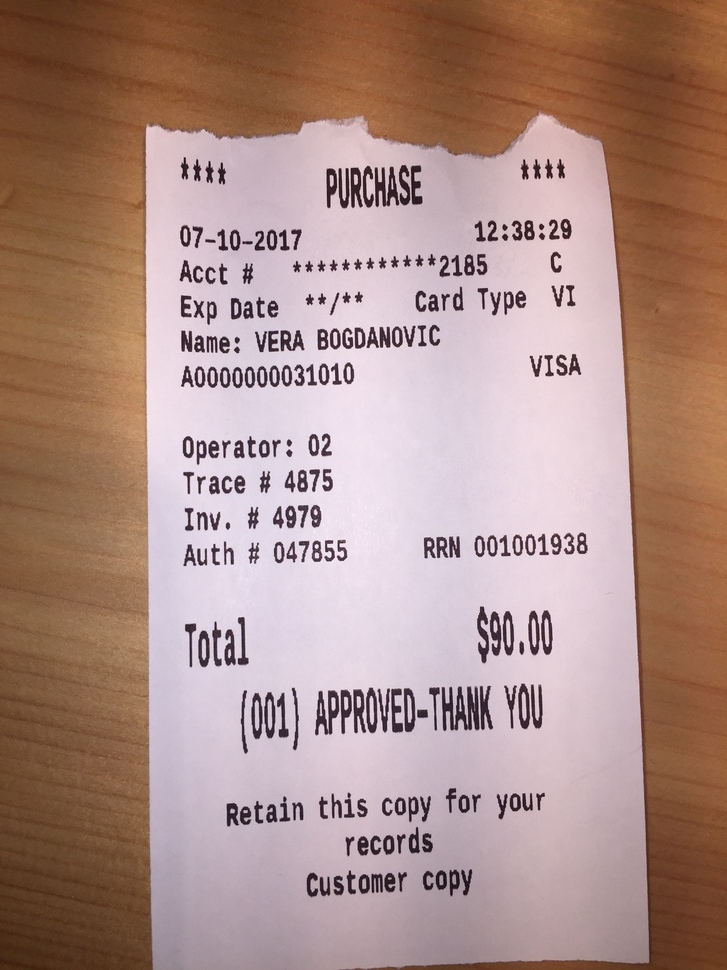
#> input picture images/receiptImg.JPG, 727 x 970 px, shrunk from 2448 x 3264 before the run
$ python textread.py
#> lines starting #> are read from the running program, lines starting #| are printed output that depends on the picture; after the words box and inside, x2 and y2 are one past the last pixel; in counts of white or black regions, pixels touching at a corner belong together
import cv2
import numpy as np
import pytesseract
from PIL import Image

imgPath = './images/receiptImg.JPG'

def imageTextToString(imgPath):
#> called with imgPath = './images/receiptImg.JPG'
    img = cv2.imread(imgPath, 0)
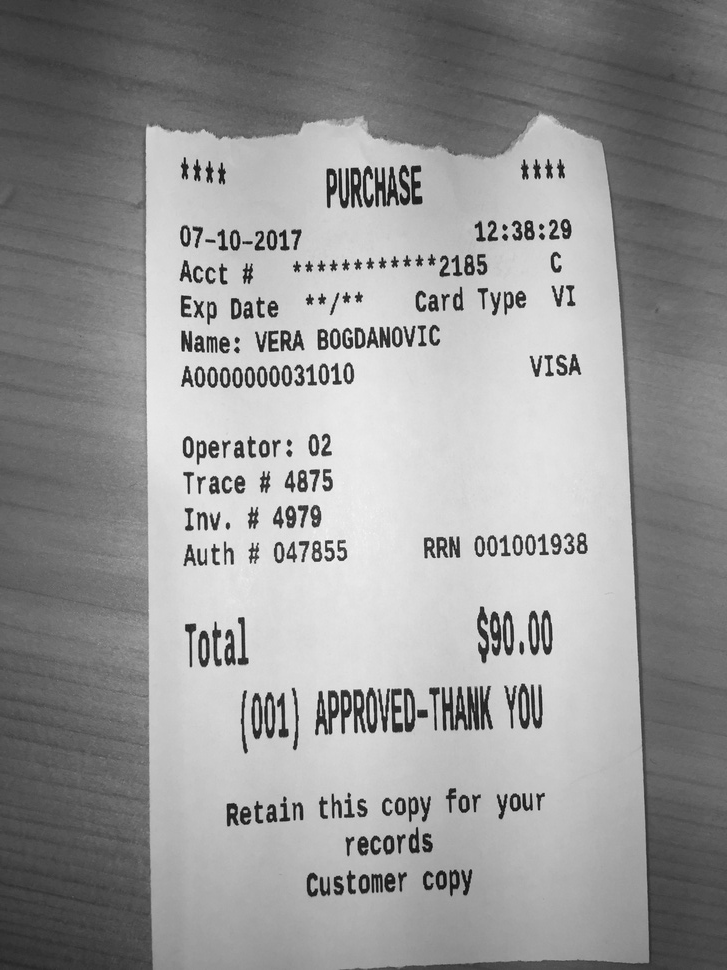
#> img: shape (970, 727); min 4, max 254, mean 150.2
    img = cv2.medianBlur(img, 5)
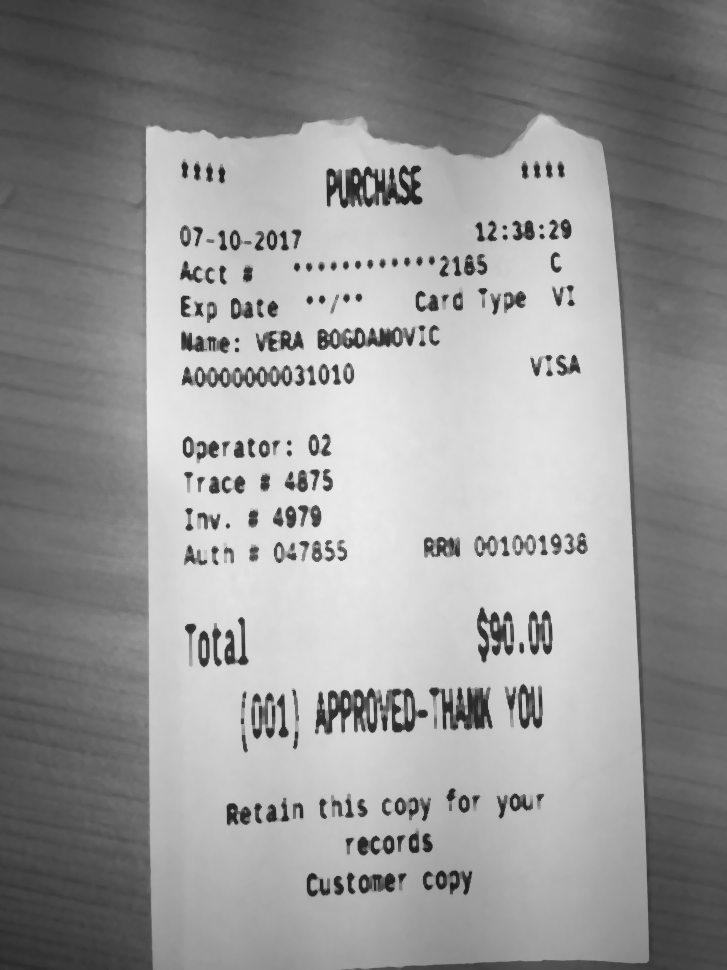
#> img: shape (970, 727); min 27, max 235, mean 150.7
    threshedImg = cv2.adaptiveThreshold(img, 255,cv2.ADAPTIVE_THRESH_GAUSSIAN_C,cv2.THRESH_BINARY,11,2)
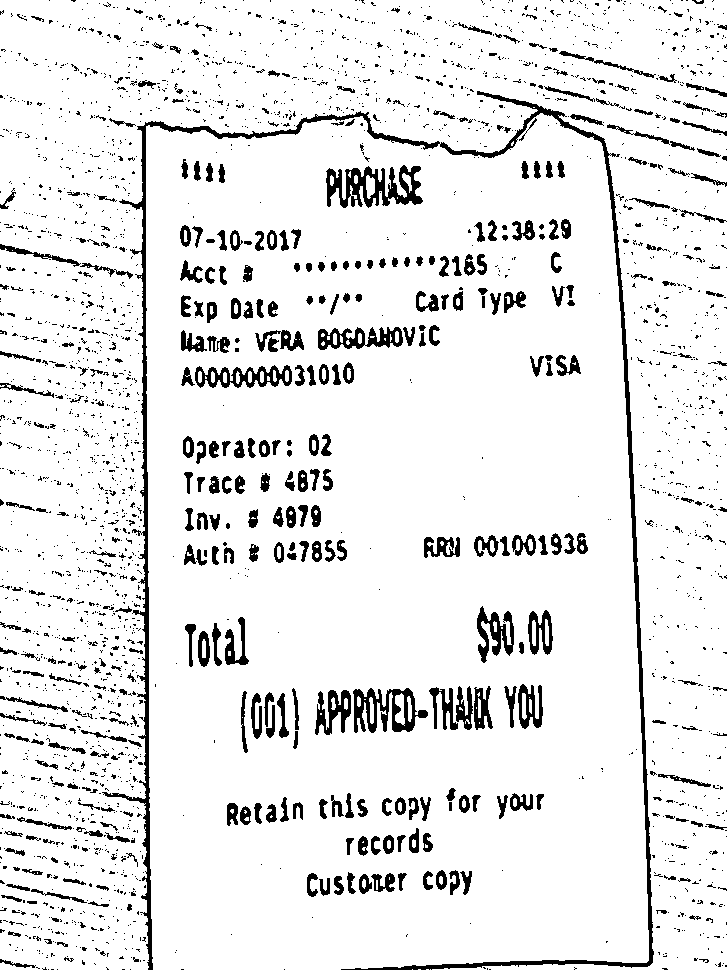
#> threshedImg: shape (970, 727); 91.1% white; 2827 black regions (2416 under 20 px), largest, box (x1, y1, x2, y2) and area: (102, 91, 654, 970) 10999, (326, 165, 423, 208) 2122, (353, 688, 428, 733) 1591
    text = pytesseract.image_to_string(Image.fromarray(img))
    print(text)
    cv2.imshow('og', img)
    return;

imageTextToString(imgPath)
#> (the call stopped at in imageTextToString, `text = pytesseract.image_to_string(Image.fromarray(img))`: pytesseract is not available in this run)
cv2.waitKey(0)

$ run again, with images/receipt1.jpg copied over images/receiptImg.JPG
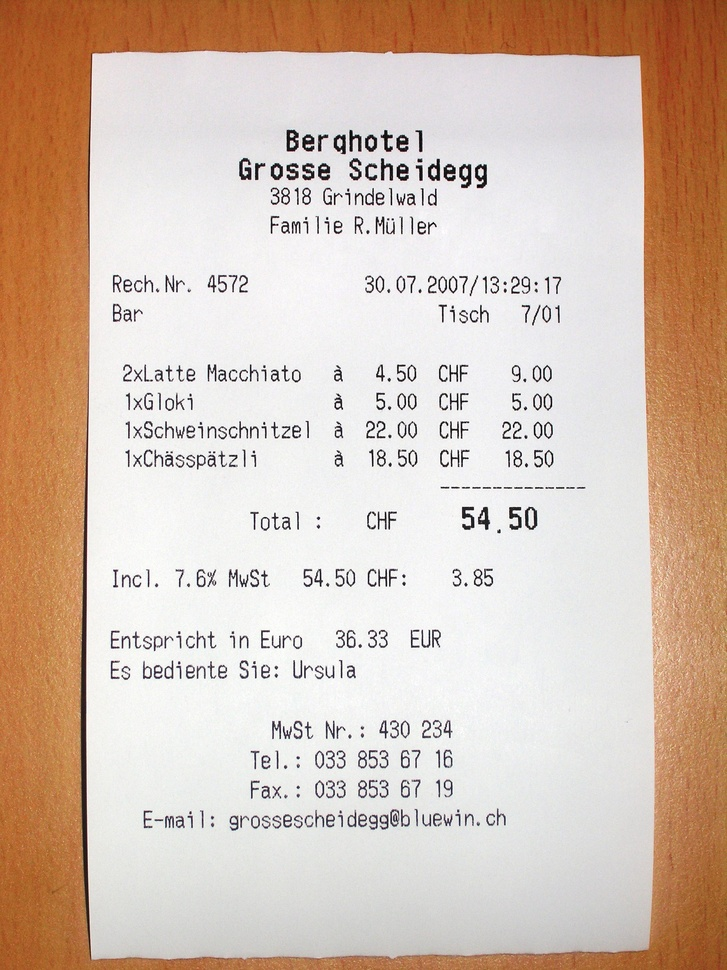
#> input picture images/receipt1.jpg, 727 x 970 px, shrunk from 2448 x 3264 before the run
#> in imageTextToString, `img = cv2.medianBlur(img, 5)`:
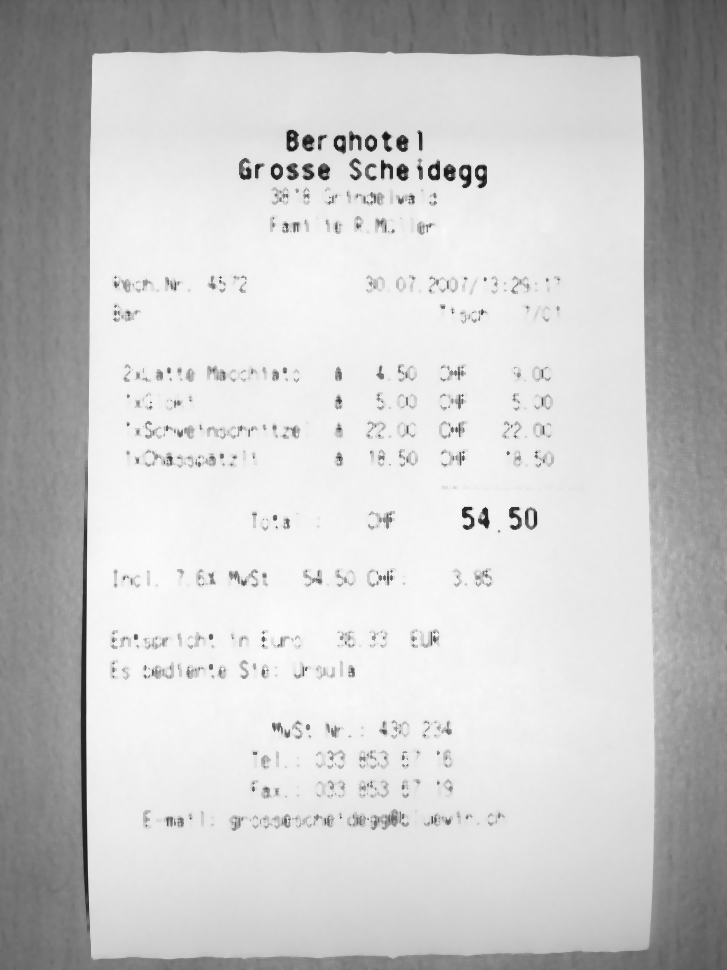
#> img: shape (970, 727); min 20, max 251, mean 200.6
#> in imageTextToString, `threshedImg = cv2.adaptiveThreshold(img, 255,cv2.ADAPTIVE_THRESH_GAUSS..`:
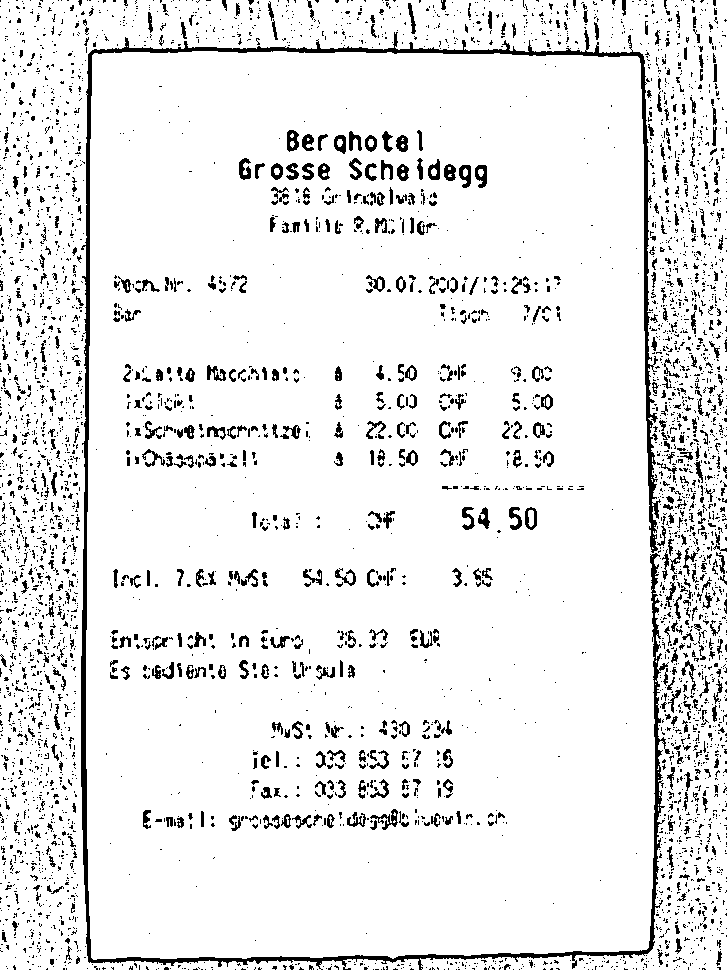
#> threshedImg: shape (970, 727); 91.6% white; 4639 black regions (4008 under 20 px), largest, box (x1, y1, x2, y2) and area: (81, 30, 670, 970) 13145, (370, 809, 398, 830) 197, (287, 130, 299, 152) 179
